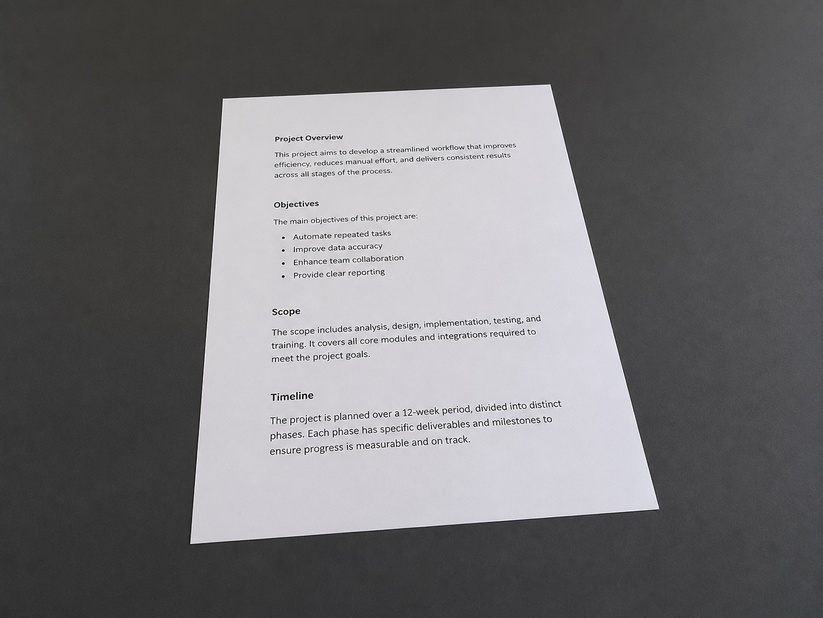
#> input picture inputs/document.jpg, 823 x 618 px, shrunk from 1448 x 1086 before the run
$ python day01_grayscale.py
#> lines starting #> are read from the running program, lines starting #| are printed output that depends on the picture; long printed decimals are rounded
from pathlib import Path

import cv2
import numpy as np
import matplotlib.pyplot as plt

#导入图片
root = Path(__file__).resolve().parents[1]
input_path = root / "inputs" / "document.jpg"
output_path = root / "outputs" / "day01_gray.png"

image = cv2.imread(str(input_path))
#> image is the input picture: shape (618, 823, 3); mean B, G, R 114.3, 112.4, 113.2

if image is None:
    raise FileNotFoundError(f"无法读取图片：{input_path}")

#计算图片的灰度图
print("shape:", image.shape)
#| shape: (618, 823, 3)
print("dtype:", image.dtype)
#| dtype: uint8
print("最小值:", image.min())
#| 最小值: 0
print("最大值:", image.max())
#| 最大值: 255

blue, green, red =cv2.split(image)

#计算灰度图的两种方法

#加权法（手工公式）
manual_gray = 0.114 * blue + 0.587 * green + 0.299 * red
manual_gray = np.rint(manual_gray)
manual_gray = np.clip(manual_gray, 0, 255).astype(np.uint8)

#加权法（OpenCV内置函数）
opencv_gray = cv2.cvtColor(image, cv2.COLOR_BGR2GRAY)

#比较两种方法的差异
difference = cv2.absdiff(manual_gray, opencv_gray)
#> difference: shape (618, 823); every value is 0
values, counts = np.unique(difference, return_counts=True)
#> values = [0]; counts = [508614]

#平均法
average_gray = np.mean(
    image.astype(np.float32),
    axis=2,
)

average_gray = np.rint(average_gray)
average_gray = np.clip(average_gray, 0, 255).astype(np.uint8)

average_difference = cv2.absdiff(
    average_gray,
    opencv_gray,
)
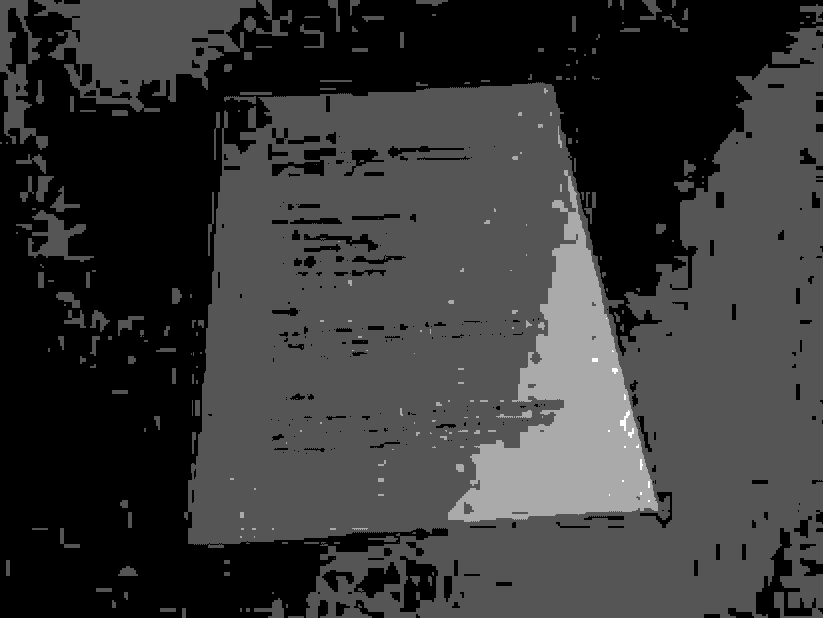
#> average_difference: shape (618, 823); min 0, max 3, mean 0.653; drawn with min black and max white

#生成对比图
fig, axes = plt.subplots(1, 3, figsize=(12, 5))

axes[0].imshow(cv2.cvtColor(image, cv2.COLOR_BGR2RGB))
axes[0].set_title("Original")

axes[1].imshow(opencv_gray, cmap='gray', vmin=0, vmax=255)
axes[1].set_title("Weighted (OpenCV)")

axes[2].imshow(average_gray, cmap='gray', vmin=0, vmax=255)
axes[2].set_title("Average")

for axis in axes:
    axis.axis("off")

fig.tight_layout()
fig.savefig(root / "outputs" / "day01_gray_comparison.png")
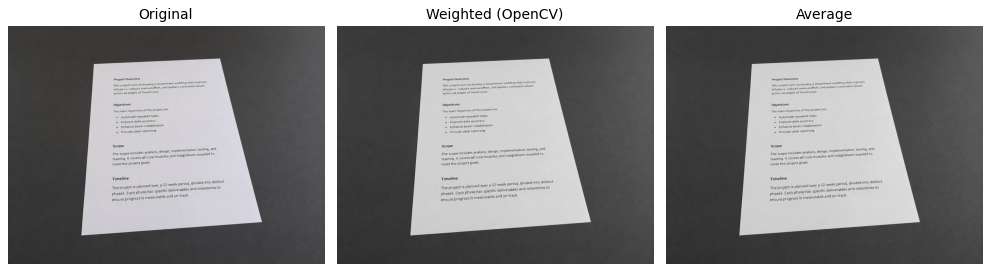
#> figure drawn by matplotlib, 3 panels
plt.close(fig)

hsv = cv2.cvtColor(image, cv2.COLOR_BGR2HSV)
#> hsv: shape (618, 823, 3); mean H, S, V 77.1, 6.7, 114.9
hue, saturation, value = cv2.split(hsv)
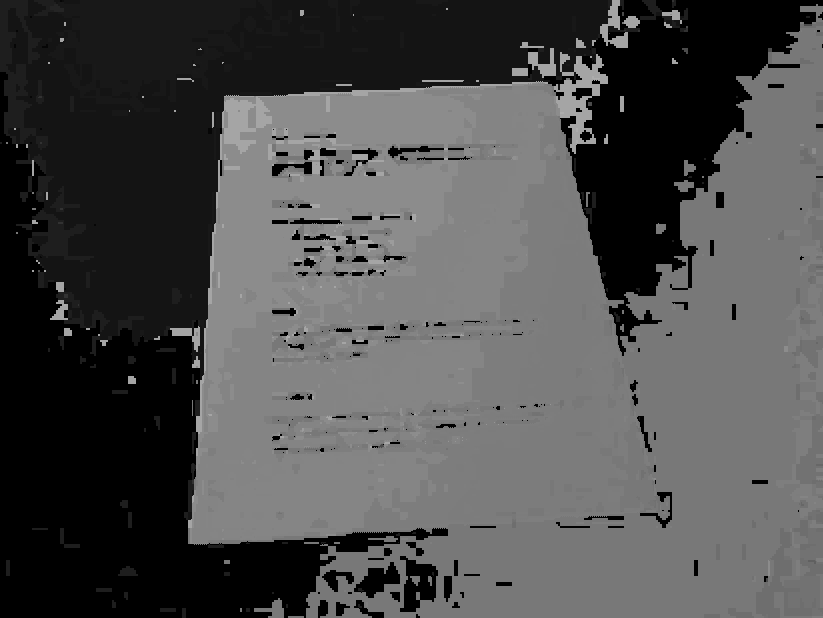
#> hue: shape (618, 823); min 0, max 173, mean 77.1
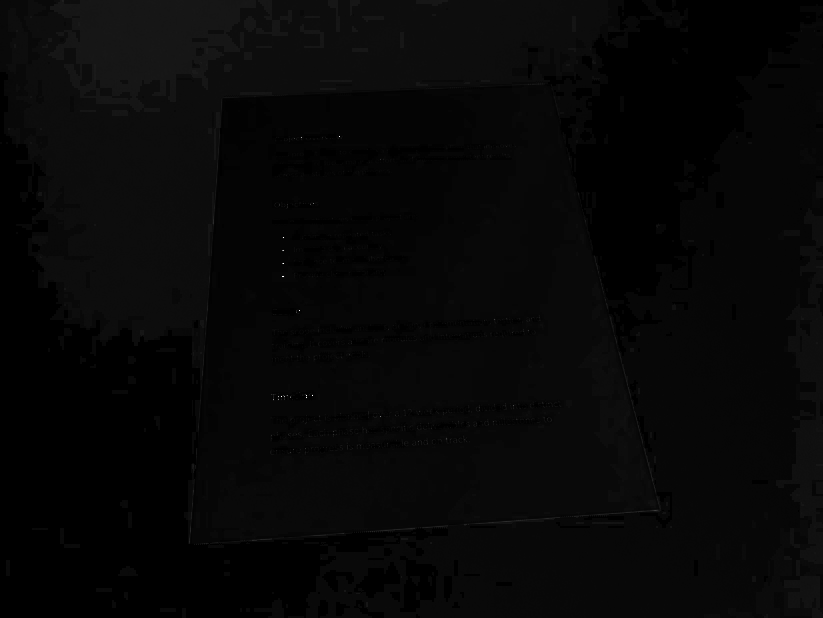
#> saturation: shape (618, 823); min 0, max 255, mean 6.7

print("H 范围:", hue.min(), hue.max())
#| H 范围: 0 173
print("S 范围:", saturation.min(), saturation.max())
#| S 范围: 0 255
print("V 范围:", value.min(), value.max())
#| V 范围: 0 255

fig, axes = plt.subplots(1, 3, figsize=(12,5))

axes[0].imshow(hue, cmap="gray")
axes[0].set_title("Hue")

axes[1].imshow(saturation, cmap="gray", vmin=0, vmax=255)
axes[1].set_title("Saturation")

axes[2].imshow(value, cmap="gray", vmin=0, vmax=255)
axes[2].set_title("Value")

for axis in axes:
    axis.axis("off")

fig.tight_layout()
fig.savefig(root / "outputs" / "day01_hsv_comparison.png")
plt.close(fig)

#输出各项数值
print("灰度图 shape:", opencv_gray.shape)
#| 灰度图 shape: (618, 823)
print("平均差异:", difference.mean())
#| 平均差异: 0.0
print("最大差异:", difference.max())
#| 最大差异: 0
print("差异分布:", dict(zip(values.tolist(), counts.tolist())))
#| 差异分布: {0: 508614}
print("平均法与加权法的平均差异:", average_difference.mean())
#| 平均法与加权法的平均差异: 0.6529
print("平均法与加权法的最大差异:", average_difference.max())
#| 平均法与加权法的最大差异: 3

cv2.imwrite(str(output_path), opencv_gray)
